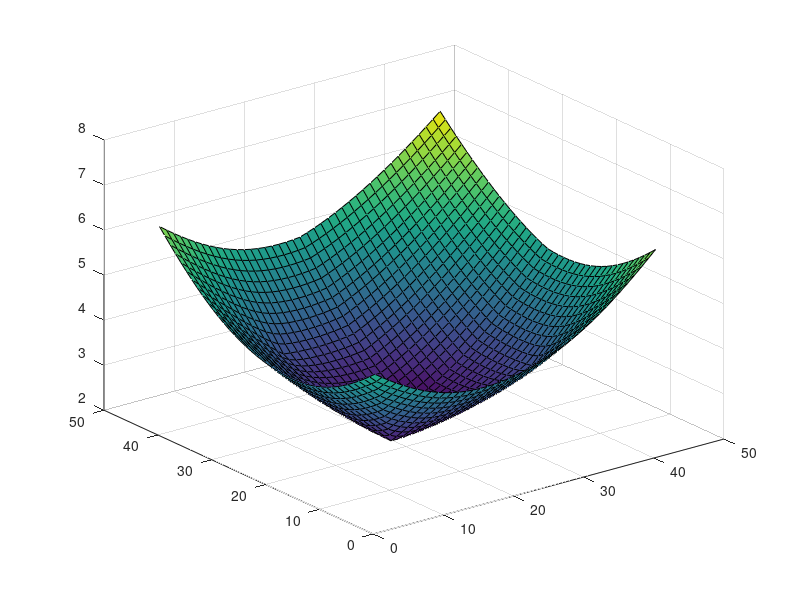

MATLAB code for this plot:
[x,y] = meshgrid(-0.5:0.05:1.5,-0.5:0.05:1.5);
f = sqrt(x.^2 + y.^2) + sqrt((x-1).^2 + y.^2)+ sqrt(x.^2 + (1-y).^2)+max(max(sqrt(x.^2 + y.^2), sqrt((x-1).^2 + y.^2)), sqrt(x.^2 + (1-y).^2));
surf(f)


%Hello' - Jeff

%This is a comment

%This is a comment written by Luke Quinn
